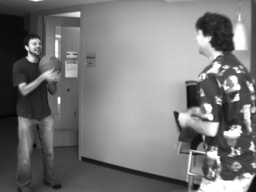
#> input picture optical-flow/Inputs/frame1.png, 256 x 192 px, shrunk from 640 x 480 before the run; its folder holds 6 pictures in this run; the run also reads 1 picture not shown here
$ jupyter execute --allow-errors main.ipynb   (shell and % lines are left out)   (Python 2 division)
#> lines starting #> are read from the running program, lines starting #| are printed output that depends on the picture; after the words box and inside, x2 and y2 are one past the last pixel; in counts of white or black regions, pixels touching at a corner belong together
[cell 1]
import os
import flow_vis
import imageio
import cv2 as cv
import numpy as np
from tqdm import tqdm
from matplotlib import pyplot as plt
from scipy.signal import convolve2d

# Read images

[cell 2]
images = []
dir = './Inputs'
for path in os.listdir(dir):
    images.append(cv.imread(dir+'/'+path, cv.COLOR_BGR2GRAY))

[cell 3]
# Normalize images deviding by 255
images_norm = []
#> images_norm = []
for img in images:
    images_norm.append(img/255)

[cell 4]
path1 = './Inputs/frame1.png'
path2 = './Inputs/frame2.png'
img1 = cv.imread(path1, cv.COLOR_BGR2GRAY)/255
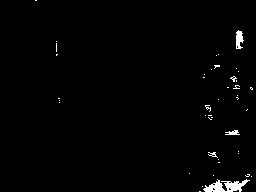
#> img1: shape (192, 256); values 0 (black) and 1 (white), 1.3% white; 43 white regions (39 under 20 px), largest, box (x1, y1, x2, y2) and area: (203, 179, 250, 192) 331, (236, 30, 244, 49) 105, (225, 130, 240, 135) 47, (208, 152, 218, 158) 25
img2 = cv.imread(path2, cv.COLOR_BGR2GRAY)/255
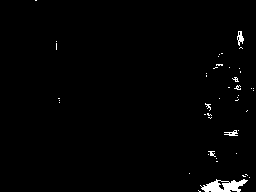
#> img2: shape (192, 256); values 0 (black) and 1 (white), 1.3% white; 46 white regions (42 under 20 px), largest, box (x1, y1, x2, y2) and area: (200, 179, 248, 192) 368, (237, 31, 244, 46) 59, (224, 130, 238, 136) 45, (208, 151, 216, 157) 23

# Find partial derivatives

[cell 5]
def calc_gradients(img1, img2):
    kernelx = np.array([[-1, 0, 1], [-2, 0, 2], [-1, 0, 1]])
    kernely = np.array([[-1, -2, -1], [0, 0, 0], [1, 2, 1]])
    kernelt = np.ones((2, 2))

    gradx = convolve2d(img1, kernelx, mode="same")
    grady = convolve2d(img1, kernely, mode="same")
    #gradt = img1 - img2
    gradt = convolve2d(img1, kernelt, mode="same") + convolve2d(img2, -kernelt, mode="same")
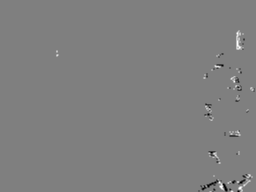
#> gradt: shape (192, 256) float64; min -4, max 4, mean 0.000326; drawn with min black and max white
    return [gradx, grady, gradt]

[cell 6]
gradx, grady, gradt = calc_gradients(img1, img2)
gradx = (gradx - np.min(gradx))/(np.max(gradx) - np.min(gradx))*255
#> gradx: shape (192, 256) int64; 0.08% white in thin lines or dots, all inside (x1, y1, x2, y2) = (57, 32, 244, 191)
grady = (grady - np.min(grady))/(np.max(grady) - np.min(grady))*255
#> grady: shape (192, 256) int64; 0.16% white in thin lines or dots, all inside (x1, y1, x2, y2) = (205, 42, 249, 192)
gradt = (gradt - np.min(gradt))/(np.max(gradt) - np.min(gradt))*255

#Plot partial derivatives
fig = plt.figure(figsize=(15, 5))
plt.subplot(1, 3, 1)
plt.imshow(gradx.astype(np.uint8), cmap = "gray")
plt.title("fx")
plt.subplot(1, 3, 2)
plt.imshow(grady.astype(np.uint8), cmap = "gray")
plt.title("fy")
plt.subplot(1, 3, 3)
plt.imshow(gradt.astype(np.uint8), cmap = "gray")
plt.title("ft")
plt.savefig('partial_gradients.jpg')
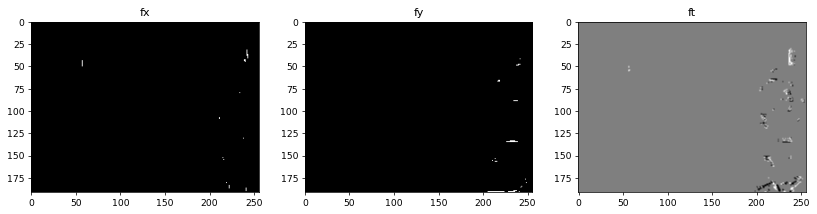
#> figure drawn by matplotlib, 3 panels
